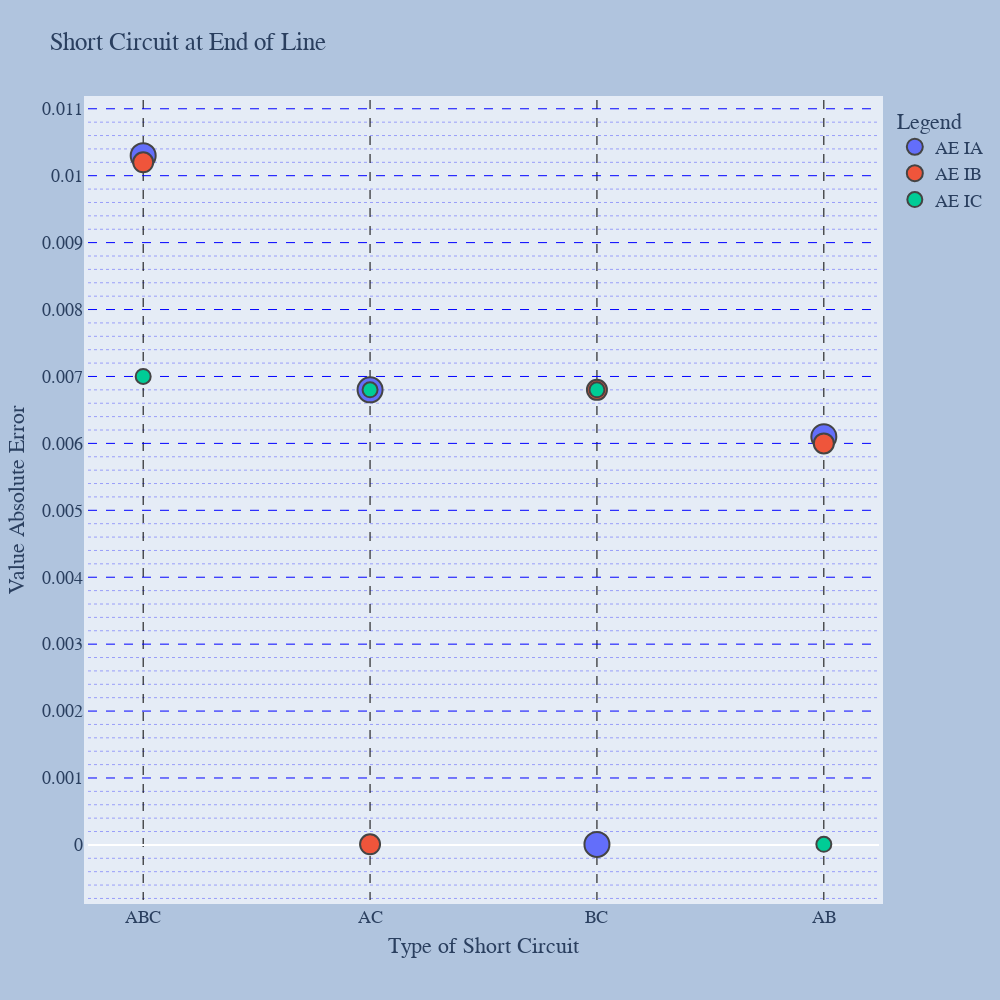

The notebook cell saved with this chart:
### Code cell
fig = go.Figure()

# Add traces
fig.add_trace(go.Scatter(x=FimDeLinhaSemComp['tipoCurto'], y=FimDeLinhaSemComp['AE IA'],
                    mode='markers',
                    name='AE IA',
                    marker=dict(
                        size=25,
                        line=dict(
                            width=2
                        )
                    ),
                    text=ValorZeroNoveNove['Mean AE - AB'],
                    textposition="top center"))
fig.add_trace(go.Scatter(x=FimDeLinhaSemComp['tipoCurto'], y=FimDeLinhaSemComp['AE IB'],
                    mode='markers',
                    name='AE IB',
                    marker=dict(
                        size=20,
                        line=dict(
                            width=2
                        )
                    ),
                    text=ValorZeroNoveNove['Mean AE - AC'],
                    textposition="top center"))
fig.add_trace(go.Scatter(x=FimDeLinhaSemComp['tipoCurto'], y=FimDeLinhaSemComp['AE IC'],
                    mode='markers',
                    name='AE IC',
                    marker=dict(
                        size=15,
                        line=dict(
                            width=2
                        )
                    ),
                    text=ValorZeroNoveNove['Mean AE - BC'],
                    textposition="bottom center"))
fig.update_yaxes(showgrid=True, gridwidth=1, gridcolor='blue', griddash='dash', minor_griddash="dot", minor_nticks=5, tickmode = 'linear', tick0 = 0.01,dtick = 0.001,)
fig.update_xaxes(gridcolor='black', griddash='dash', minor_griddash="dot")
fig.update_layout(
    autosize=False,
    width=1000,
    height=1000,
    margin=dict(
        l=50,
        r=50,
        b=100,
        t=100,
        pad=4
    ),
    paper_bgcolor='LightSteelBlue',)
fig.update_layout(
    title="Short Circuit at End of Line",
    xaxis_title="Type of Short Circuit",
    yaxis_title="Value Absolute Error",
    legend_title="Legend",
    font=dict(
        family="Courier New, monospace",
        size=18,
    )
)
fig.show()
fig.write_image("images/ValorAE_6.png")

### Figure 1 — Plotly figure (JSON) as saved in the notebook; plotly's stock layout.template omitted (floating-point values rounded to 4 significant figures)
{"data": [{"marker": {"line": {"width": 2}, "size": 25}, "mode": "markers", "name": "AE IA", "text": [0.004136], "textposition": "top center", "type": "scatter", "x": ["ABC", "AC", "BC", "AB"], "y": [0.0103, 0.0068, 8e-06, 0.0061]}, {"marker": {"line": {"width": 2}, "size": 20}, "mode": "markers", "name": "AE IB", "text": [0.00457], "textposition": "top center", "type": "scatter", "x": ["ABC", "AC", "BC", "AB"], "y": [0.0102, 9.3e-06, 0.0068, 0.006]}, {"marker": {"line": {"width": 2}, "size": 15}, "mode": "markers", "name": "AE IC", "text": [0.004536], "textposition": "bottom center", "type": "scatter", "x": ["ABC", "AC", "BC", "AB"], "y": [0.007, 0.0068, 0.0068, 8.6e-06]}], "layout": {"autosize": false, "font": {"family": "Courier New, monospace", "size": 18}, "height": 1000, "legend": {"title": {"text": "Legend"}}, "margin": {"b": 100, "l": 50, "pad": 4, "r": 50, "t": 100}, "paper_bgcolor": "LightSteelBlue", "title": {"text": "Short Circuit at End of Line"}, "width": 1000, "xaxis": {"gridcolor": "black", "griddash": "dash", "minor": {"griddash": "dot"}, "title": {"text": "Type of Short Circuit"}}, "yaxis": {"dtick": 0.001, "gridcolor": "blue", "griddash": "dash", "gridwidth": 1, "minor": {"griddash": "dot", "nticks": 5}, "showgrid": true, "tick0": 0.01, "tickmode": "linear", "title": {"text": "Value Absolute Error"}}}}
